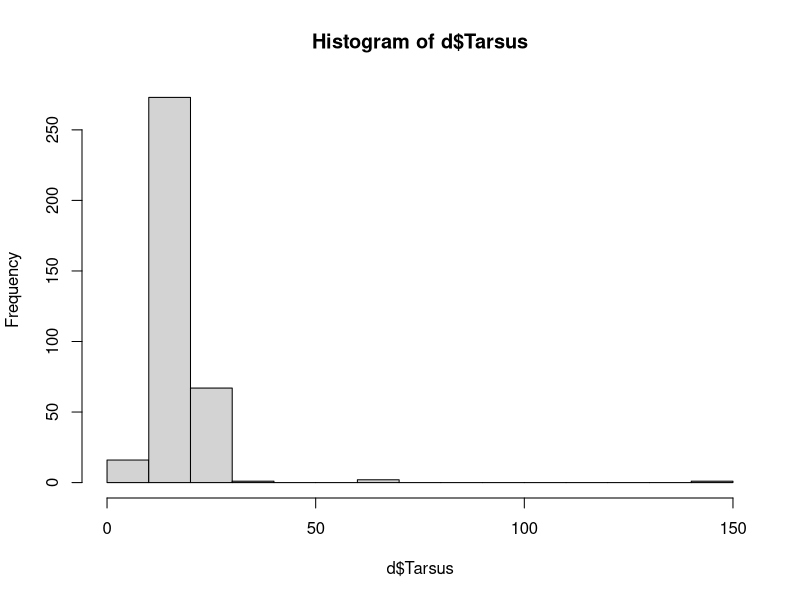
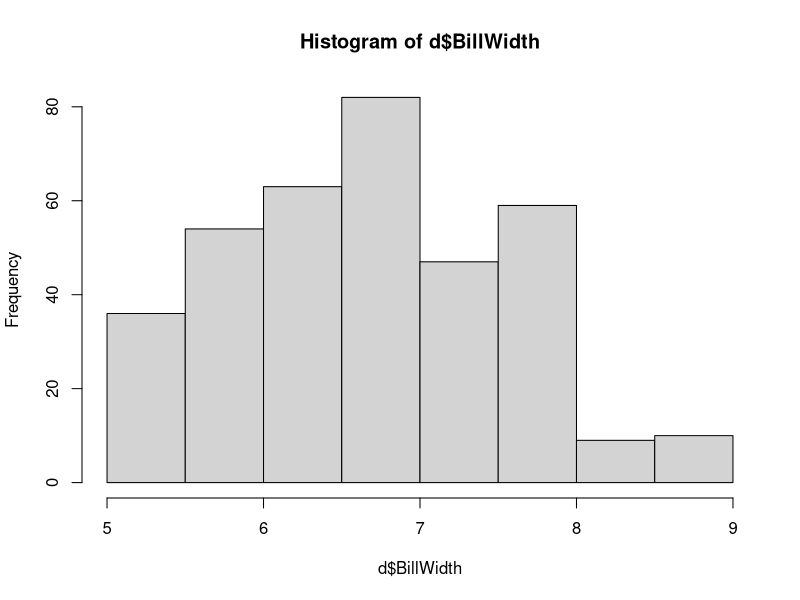
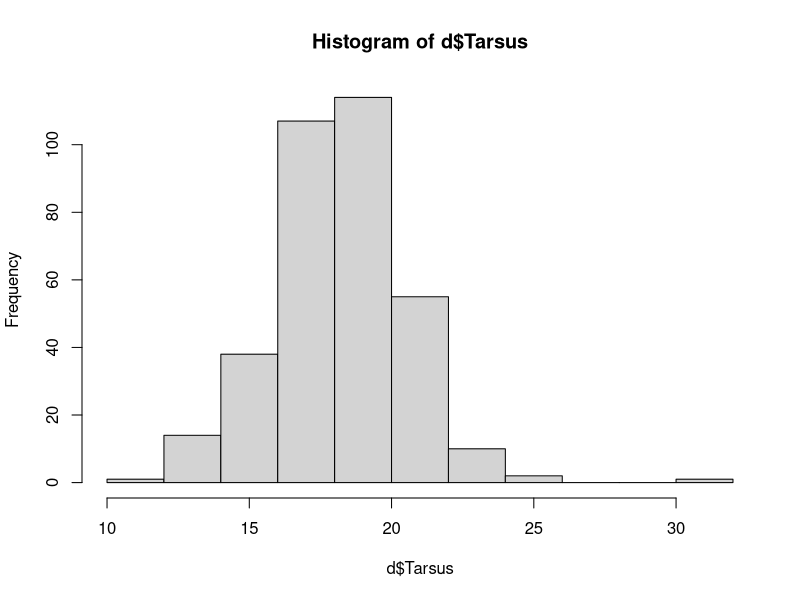

R code for these plots, in order:
rm(list = ls())

# Read the file with all strings as factors
d <- read.table("../data/ObserverRepeatability.txt", sep = "\t",  # specify the seperator as a tab (the table seems to have inconsistent seperator)
                stringsAsFactors = TRUE, header = TRUE)
str(d)

hist(d$Tarsus)
hist(d$BillWidth)

# Remove outlier
d <- subset(d, d$Tarsus <= 40)
d <- subset(d, d$Tarsus >= 10)
hist(d$Tarsus)

# Explore data
summary(d$Tarsus)
var(d$Tarsus)
summary(d$BillWidth)
var(d$BillWidth)

# Linear mixed model
require(lme4)  # for linear mixed models
require(lmtest)

mT1 <- lmer(Tarsus ~ 1 + (1 | StudentID), data = d)
mT2 <- lmer(Tarsus ~ 1 + (1 | StudentID) + (1 | GroupN), data = d)
lrtest(mT1, mT2)  # likelihood ratio test
summary(mT1)
3.65/(3.65+2.25)  # calculate intra-class correlation coefficient
# 62% of the total variance is attributable to the grouping variable(StudentID)
